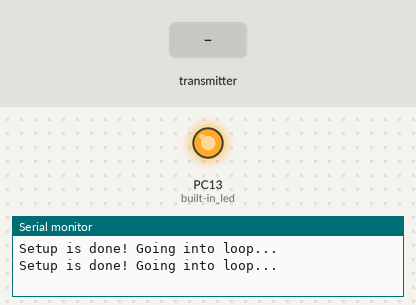
Bench run of a sketch on a simulated STM32 Blue Pill. On the bench: output pins drawn as LEDs (lit = HIGH), the last lines printed to the serial monitor. The test bench sets the inputs (shaded band). No radio packets arrive unless stated.

Above: at 0.7 s.
At 4.8 s:
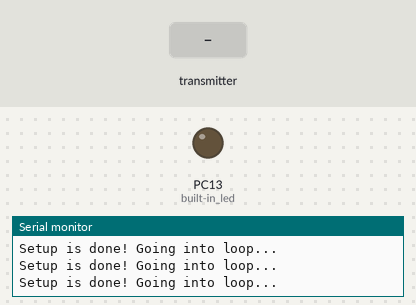
4.9 s: the transmitter starts sending thrust = 0
Timing chart, 0 to 7.9 s (numbered marks = the images above; inputs shaded):
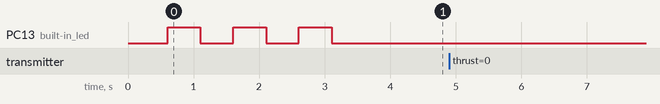

The sketch:

RC_Controller_RX_build1.ino
```cpp
/*
Radio  | STM32
CE    -> (PA0)
CSN   -> (PA4)  (Hardware SPI SS)
MOSI  -> (PA7)  (Hardware SPI MOSI)
MISO  -> (PA6)  (Hardware SPI MISO)
SCK   -> (PA5)  (Hardware SPI SCK)
IRQ   -> No connection
VCC   -> No more than 3.6 volts
GND   -> GND
*/

/* YAPILACAKLAR LİSTESİ, EKLENMESİ GEREKEN ÖZELLİKLER
-Arm switch
-Otopilota geçiş switch
-Failsafe
-Troubleshooting için bloklar
-Buzzer ekle

*/


#include <SPI.h>
#include <nRF24L01.h>
#include <RF24.h>


int i = 0;
unsigned long lastRecieveTime = 0;
unsigned long currentTime = 0;


// Radyo setup komutları
#define CE PA0
#define CSN PA4
RF24 radio(CE, CSN);
const byte address[6] = "00001"; // !!! Sonra değiştir bunu


// Alınacak olan verinin kodu
// NRF24L01 maksimum 32 byte gönderebiliyor, 1 byte = 8 bit, 8 bit max değer = 255
// uint16_t --> 2 bytes [0-65535]
// 2 byte çok gelebilir...
struct payload{
  uint16_t thrust;
  uint16_t  yaw;
  uint16_t  pitch;
  uint16_t  roll;
// switchler için byte yerine bool kullanmak?
//  byte switchState1; // For arming
//  byte switchState2; // For mission mechanism
};
struct payload data;


////////////////////////////////////////////////////////////////////////////////////////////////////////////////////////////////////////
/**************************************************************************************************************************************/
////////////////////////////////////////////////////////////////////////////////////////////////////////////////////////////////////////


void setup() {
  Serial.begin(115200);
  delay(100);

  // Radyo çalıştırma ve ayarlama komutları, daha fazlası için: https://nrf24.github.io/RF24/classRF24.html
  radio.begin();
  radio.openReadingPipe(0, address);
  radio.startListening();
  delay(500);

  // Pin modları ayarlama
  pinMode(PC13, OUTPUT); // built-in led

  resData();

  Serial.println("Setup is done! Going into loop...");
  // Loop döngüsüne girmeden dışarıya bilgi vermek amaçlı
  for(i = 0; i < 3; i++){
    digitalWrite(PC13, HIGH);
    Serial.println("Setup is done! Going into loop...");
    delay(500);
    digitalWrite(PC13, LOW);
    Serial.println("Setup is done! Going into loop...");
    delay(500);
  }
}


////////////////////////////////////////////////////////////////////////////////////////////////////////////////////////////////////////
/**************************************************************************************************************************************/
////////////////////////////////////////////////////////////////////////////////////////////////////////////////////////////////////////


void loop() {
  currentTime = millis();

  // Basit bir failsafe
  if(currentTime - lastRecieveTime > 1000){
    resData();
    }

  if(radio.available()){
    radio.read(&data, sizeof(payload));
    lastRecieveTime = millis();

    Serial.print("Throttle = ");
    Serial.print(data.thrust);
    Serial.print(" Yaw = ");
    Serial.print(data.yaw);
    Serial.print(" Pitch = ");
    Serial.print(data.pitch);
    Serial.print(" Roll = ");
    Serial.println(data.roll);
    }

  delay(100);
}


void resData(){
  // Başlangıç ve basit failsafe için değerleri atama
  data.thrust = 0;
  data.yaw = 127;
  data.pitch = 127;
  data.roll = 127;
//  data.buttonState1 = 0;
//  data.buttonState2 = 0;
}
```
